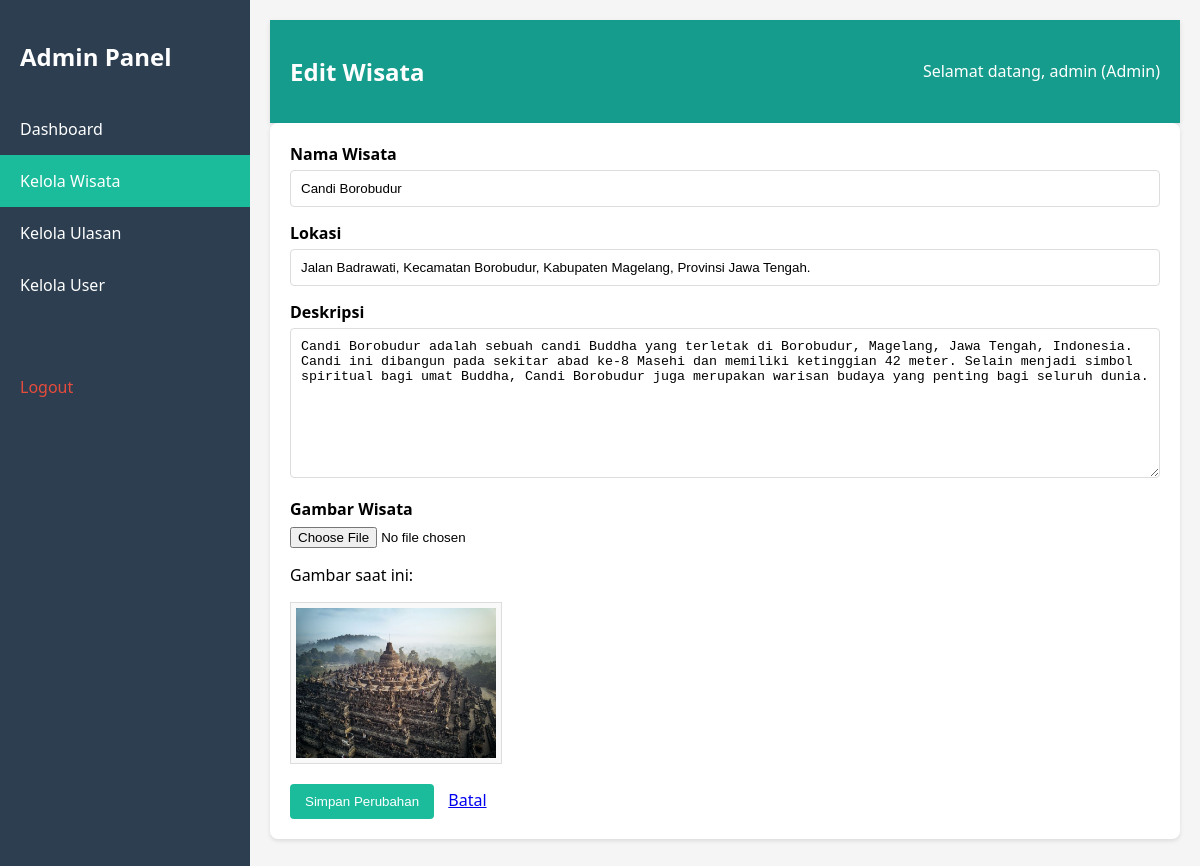
Page /jelajah_nusantara/admin/edit_wisata.php?id=11111 (signed in) on the committed database.
### tables this page shows
CREATE TABLE `wisata` (
  `id_wisata` int NOT NULL,
  `nama_wisata` varchar(255) NOT NULL,
  `lokasi_wisata` varchar(255) NOT NULL,
  `gambar_wisata` varchar(255) NOT NULL,
  `deskripsi_wisata` varchar(1000) NOT NULL
);

### jelajah_nusantara/admin/edit_wisata.php (the view, shortened to what this page needs)
<?php
include '../db.php';
$id = isset($_GET['id']) ? (int)$_GET['id'] : 0;
$query = "SELECT * FROM wisata WHERE id_wisata = $id";
$result = mysqli_query($conn, $query);
$wisata = mysqli_fetch_assoc($result);
?>
<!DOCTYPE html>
<html>
<head>
</head>
<body>
    <div class="sidebar">
        <h2 style="padding: 0 20px; margin-bottom: 30px;">Admin Panel</h2>
        <a href="dashboard.php">Dashboard</a>
        <a href="manage_wisata.php" class="active">Kelola Wisata</a>
        <a href="manage_ulasan.php">Kelola Ulasan</a>
        <a href="manage_users.php">Kelola User</a>
        <a href="../logout.php" style="margin-top: 50px; color: #e74c3c;">Logout</a>
    </div>
    <div class="main-content">
        <div class="header">
            <h2>Edit Wisata</h2>
            <div>Selamat datang, <?= htmlspecialchars($_SESSION['username']) ?> (Admin)</div>
        </div>
        <div class="card">
            <form method="POST" enctype="multipart/form-data">
                <div class="form-group">
                    <label for="nama">Nama Wisata</label>
                    <input type="text" id="nama" name="nama" value="<?= htmlspecialchars($wisata['nama_wisata']) ?>" required>
                </div>
                <div class="form-group">
                    <label for="lokasi">Lokasi</label>
                    <input type="text" id="lokasi" name="lokasi" value="<?= htmlspecialchars($wisata['lokasi_wisata']) ?>" required>
                </div>
                <div class="form-group">
                    <label for="deskripsi">Deskripsi</label>
                    <textarea id="deskripsi" name="deskripsi" required><?= htmlspecialchars($wisata['deskripsi_wisata']) ?></textarea>
                </div>
                <div class="form-group">
                    <label for="gambar">Gambar Wisata</label>
                    <input type="file" id="gambar" name="gambar">
                    <?php if (!empty($wisata['gambar_wisata'])): ?>
                        <div class="current-image">
                            <p>Gambar saat ini:</p>
                            <img src="../gambar/<?= htmlspecialchars($wisata['gambar_wisata']) ?>" alt="Current Image">
                        </div>
                    <?php endif; ?>
                </div>
                <button type="submit">Simpan Perubahan</button>
                <a href="manage_wisata.php" style="margin-left: 10px;">Batal</a>
            </form>
        </div>
    </div>
</body>
</html>

### jelajah_nusantara/admin/edit_wisata.php (style rules this page uses)
body { font-family: 'Segoe UI', sans-serif; margin: 0; padding: 0; background-color: #f5f5f5; }
.header { background-color: #159c8c; color: white; padding: 15px 20px; display: flex; justify-content: space-between; align-items: center; box-shadow: 0 2px 5px rgba(0,0,0,0.1); }
.sidebar { width: 250px; background-color: #2c3e50; color: white; position: fixed; height: 100%; padding-top: 20px; }
.sidebar a { display: block; color: white; padding: 15px 20px; text-decoration: none; transition: 0.3s; }
.sidebar a.active { background-color: #1abc9c; }
.main-content { margin-left: 250px; padding: 20px; }
.card { background: white; border-radius: 8px; padding: 20px; margin-bottom: 20px; box-shadow: 0 2px 4px rgba(0,0,0,0.1); }
.form-group { margin-bottom: 15px; }
label { display: block; margin-bottom: 5px; font-weight: bold; }
input[type="text"], textarea { width: 100%; padding: 10px; border: 1px solid #ddd; border-radius: 4px; box-sizing: border-box; }
textarea { height: 150px; }
button { background-color: #1abc9c; color: white; padding: 10px 15px; border: none; border-radius: 4px; cursor: pointer; }
.current-image { margin-top: 10px; }
.current-image img { max-width: 200px; max-height: 200px; border: 1px solid #ddd; padding: 5px; background: #f9f9f9; }

### rows in the picture
wisata: nama "Candi Borobudur", lokasi "Jalan Badrawati, Kecamatan Borobudur, Kabupaten Magelang, Provinsi Jawa Tengah.", deskripsi "Candi Borobudur adalah sebuah candi Buddha yang terletak di Borobudur, Magelang, Jawa Tengah, Indonesia. Candi ini dibangun pada sekitar abad ke-8 Masehi dan memiliki ketinggian 42 meter. Selain menjadi simbol spiritual bagi umat Buddha, Candi Borobudur juga merupakan warisan budaya yang penting bagi seluruh dunia.", gambar_wisata (picture)

### other values in the picture
$_SESSION['username'] "admin"
